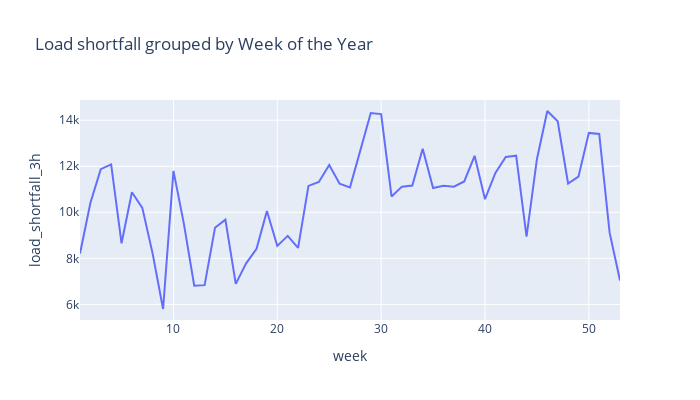

The cell this chart's notebook holds for it:
### Markdown cell above
The above plot shows a peaks in the 'load short fall' during month of **June** and **October**.

### Code cell
px.line(train_data.groupby([train_data['time'].astype('datetime64').dt.isocalendar().week])['load_shortfall_3h'].mean(), 
        title = 'Load shortfall grouped by Week of the Year', y='load_shortfall_3h', width =700, height=400)

### Figure 1 — Plotly figure (JSON) as saved in the notebook; plotly's stock layout.template omitted (floating-point values rounded to 4 significant figures)
{"data": [{"hovertemplate": "week=%{x}<br>load_shortfall_3h=%{y}<extra></extra>", "legendgroup": "", "line": {"color": "#636efa", "dash": "solid"}, "marker": {"symbol": "circle"}, "mode": "lines", "name": "", "orientation": "v", "showlegend": false, "type": "scatter", "x": [1, 2, 3, 4, 5, 6, 7, 8, 9, 10, 11, 12, 13, 14, 15, 16, 17, 18, 19, 20, 21, 22, 23, 24, 25, 26, 27, 28, 29, 30, 31, 32, 33, 34, 35, 36, 37, 38, 39, 40, 41, 42, 43, 44, 45, 46, 47, 48, 49, 50, 51, 52, 53], "xaxis": "x", "y": [8209.0, 10400.0, 11880.0, 12080.0, 8652.0, 10870.0, 10190.0, 8194.0, 5799.0, 11800.0, 9506.0, 6812.0, 6835.0, 9329.0, 9679.0, 6890.0, 7784.0, 8417.0, 10050.0, 8538.0, 8977.0, 8455.0, 11150.0, 11320.0, 12050.0, 11240.0, 11080.0, 12740.0, 14310.0, 14260.0, 10690.0, 11110.0, 11170.0, 12760.0, 11050.0, 11150.0, 11110.0, 11340.0, 12450.0, 10570.0, 11710.0, 12410.0, 12460.0, 8939.0, 12310.0, 14400.0, 13950.0, 11250.0, 11550.0, 13450.0, 13400.0, 9114.0, 7038.0], "yaxis": "y"}], "layout": {"height": 400, "legend": {"tracegroupgap": 0}, "title": {"text": "Load shortfall grouped by Week of the Year"}, "width": 700, "xaxis": {"anchor": "y", "domain": [0, 1], "title": {"text": "week"}}, "yaxis": {"anchor": "x", "domain": [0, 1], "title": {"text": "load_shortfall_3h"}}}}
